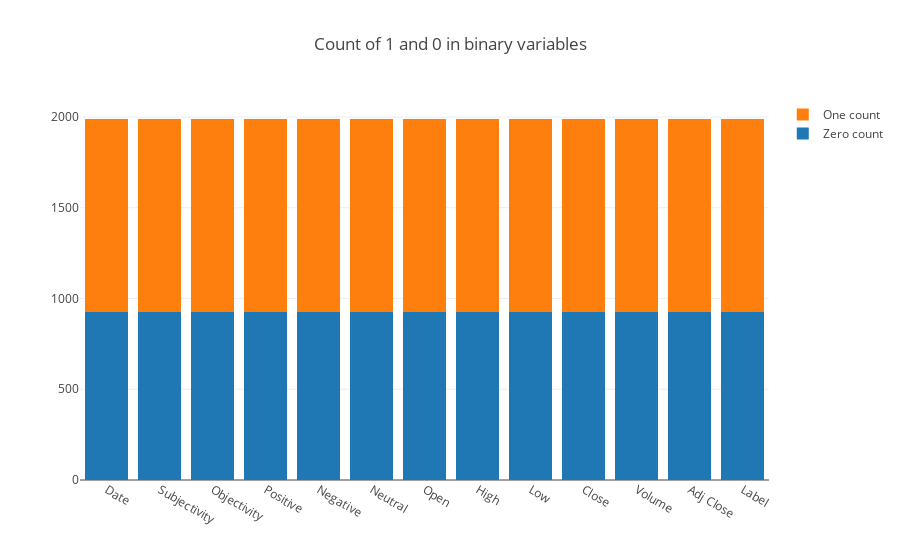

Notebook cell for this chart:
### Code cell
%matplotlib inline
import plotly.offline as py
py.init_notebook_mode(connected=True)
import plotly.graph_objs as go
import plotly.tools as tls
import warnings

bin_col = merged_dataframe.columns
zero_list = []
one_list = []
for col in bin_col:
    zero_count = 0
    one_count = 0
    for ix, val in merged_dataframe[col].iteritems():
        if merged_dataframe.loc[ix, 'Label'] == 0:
            zero_count += 1
        else:
            one_count += 1
    zero_list.append(zero_count)
    one_list.append(one_count)
    
trace1 = go.Bar(
    x=bin_col,
    y=zero_list ,
    name='Zero count'
)
trace2 = go.Bar(
    x=bin_col,
    y=one_list,
    name='One count'
)

data = [trace1, trace2]
layout = go.Layout(
    barmode='stack',
    title='Count of 1 and 0 in binary variables'
)

fig = go.Figure(data=data, layout=layout)
py.iplot(fig, filename='stacked-bar')

### Figure 1 — Plotly figure (JSON) as saved in the notebook; plotly's stock layout.template omitted (floating-point values rounded to 4 significant figures)
{"data": [{"name": "Zero count", "type": "bar", "uid": "29e7cb4a-e28c-11e8-86d5-88b11101e925", "x": ["Date", "Subjectivity", "Objectivity", "Positive", "Negative", "Neutral", "Open", "High", "Low", "Close", "Volume", "Adj Close", "Label"], "y": [924, 924, 924, 924, 924, 924, 924, 924, 924, 924, 924, 924, 924]}, {"name": "One count", "type": "bar", "uid": "29e7ded2-e28c-11e8-9348-88b11101e925", "x": ["Date", "Subjectivity", "Objectivity", "Positive", "Negative", "Neutral", "Open", "High", "Low", "Close", "Volume", "Adj Close", "Label"], "y": [1065, 1065, 1065, 1065, 1065, 1065, 1065, 1065, 1065, 1065, 1065, 1065, 1065]}], "layout": {"barmode": "stack", "title": "Count of 1 and 0 in binary variables"}}
